Frame 1 (no input): blank canvas, image omitted
Frame 60 (no input): blank canvas, image omitted
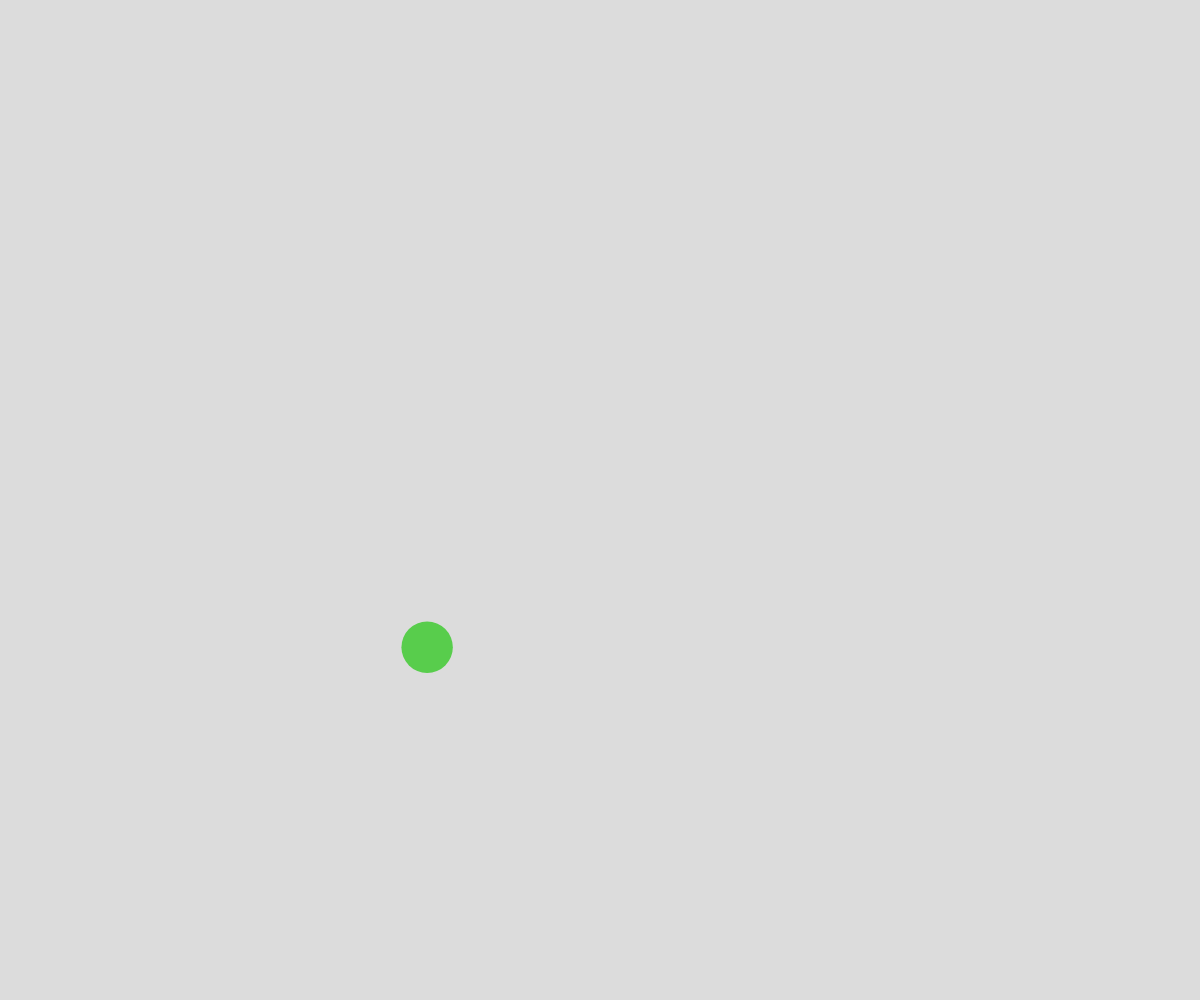
Frame 120 (the mouse pressed at the canvas centre since frame 60)

The p5.js sketch whose frames 1 and 60 were blank and that drew this single picture after the mouse press (run headless with seeded random() and noise() and a simulated clock; from frame 60 on, the mouse is pressed at the canvas centre):

// p5.js sketch
// ── sketch.js
// Project Title
// Your Name
// Date
//
// Extra for Experts:
// - describe what you did to take this project "above and beyond"


class Ball {
  constructor(x,y){
    this.x = x;
    this.y = y;
    this.radius = random(15,30);
    this.dx = random(-5,5);
    this.dy = random(-5,5);
    this.r = random(255);
    this.g = random(255);
    this.b = random(255);
  }

  move(){
    this.x += this.dx;
    this.y += this.dy;
  }
  display(){
    fill(this.r,this.g, this.b);
    circle(this.x,this.y,this.radius*2);

  }
  checkBoundaryCollision() {
    // bounce on left and right
    if (this.x+this.radius >= width ||this.x-this.radius <= 0) {
      this.dx *= -1;
    }
    // bounce on top and bottom
    if (this.y + this.radius >=height||this.y-this.radius <= 0){
      this.dy *= -1;
  }
 }
  bounceOff(otherBall){
    let radiiSum = this.radius + this.radius;
    let distApart = dist(this.x, this.y, otherBall.x, otherBall.y);
    if (radiiSum > distApart){
      //hitting each other
      let tempx = this.dx;
      let tempy = this.dy;

      this.dx = otherBall.dx;
      this.dy = otherBall.dy;

      otherBall.dx = tempx;
      otherBall.dy = tempy;
    }
 }
}
let theBallArray = [];

function setup() {
  createCanvas(windowWidth, windowHeight);
  noStroke();
}

function draw() {
  background(220);
  for (let someBall of theBallArray){
    someBall.display()
    someBall.move();
    someBall.checkBoundaryCollision()
    for (let otherBall of theBallArray){
      //avoid checking if hitting self
      if (someBall !== otherBall){
        someBall.bounceOff(otherBall);
      }

    }
  }
}
function mousePressed(){
  let theBall = new Ball(mouseX, mouseY);
  theBallArray.push(theBall);
}
